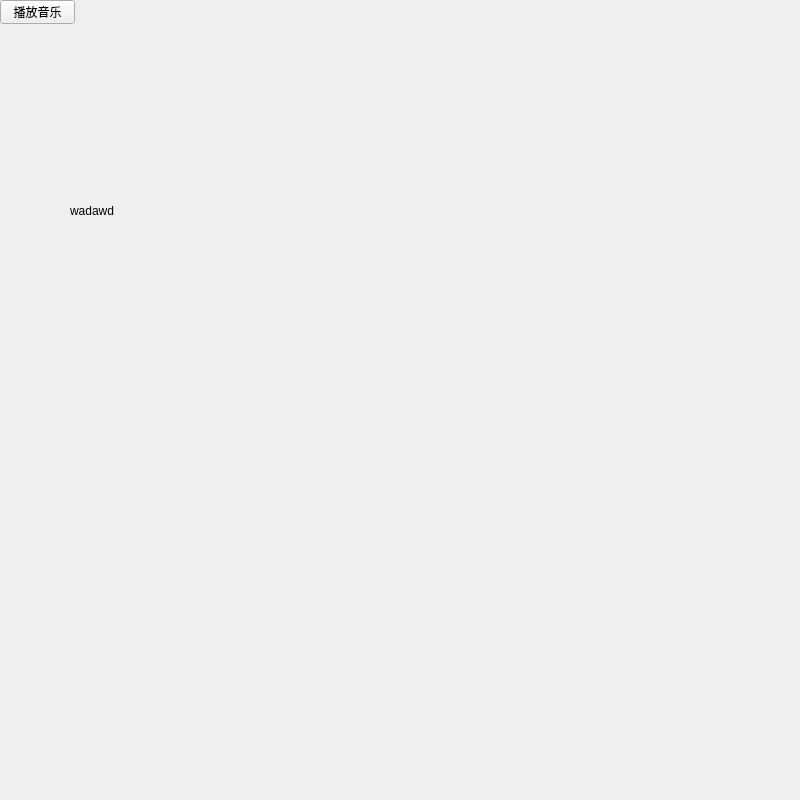
<?xml version="1.0" encoding="UTF-8"?>
<ui version="4.0">
 <class>Widget</class>
 <widget class="QWidget" name="Widget">
  <property name="geometry">
   <rect>
    <x>0</x>
    <y>0</y>
    <width>800</width>
    <height>800</height>
   </rect>
  </property>
  <property name="windowTitle">
   <string>Widget</string>
  </property>
  <widget class="MyLabel" name="lab_butter">
   <property name="geometry">
    <rect>
     <x>70</x>
     <y>130</y>
     <width>221</width>
     <height>161</height>
    </rect>
   </property>
   <property name="text">
    <string>wadawd</string>
   </property>
  </widget>
  <widget class="QPushButton" name="Btn_music">
   <property name="geometry">
    <rect>
     <x>0</x>
     <y>0</y>
     <width>75</width>
     <height>24</height>
    </rect>
   </property>
   <property name="text">
    <string>播放音乐</string>
   </property>
  </widget>
 </widget>
 <customwidgets>
  <customwidget>
   <class>MyLabel</class>
   <extends>QLabel</extends>
   <header location="global">mylabel.h</header>
  </customwidget>
 </customwidgets>
 <resources/>
 <connections/>
</ui>
